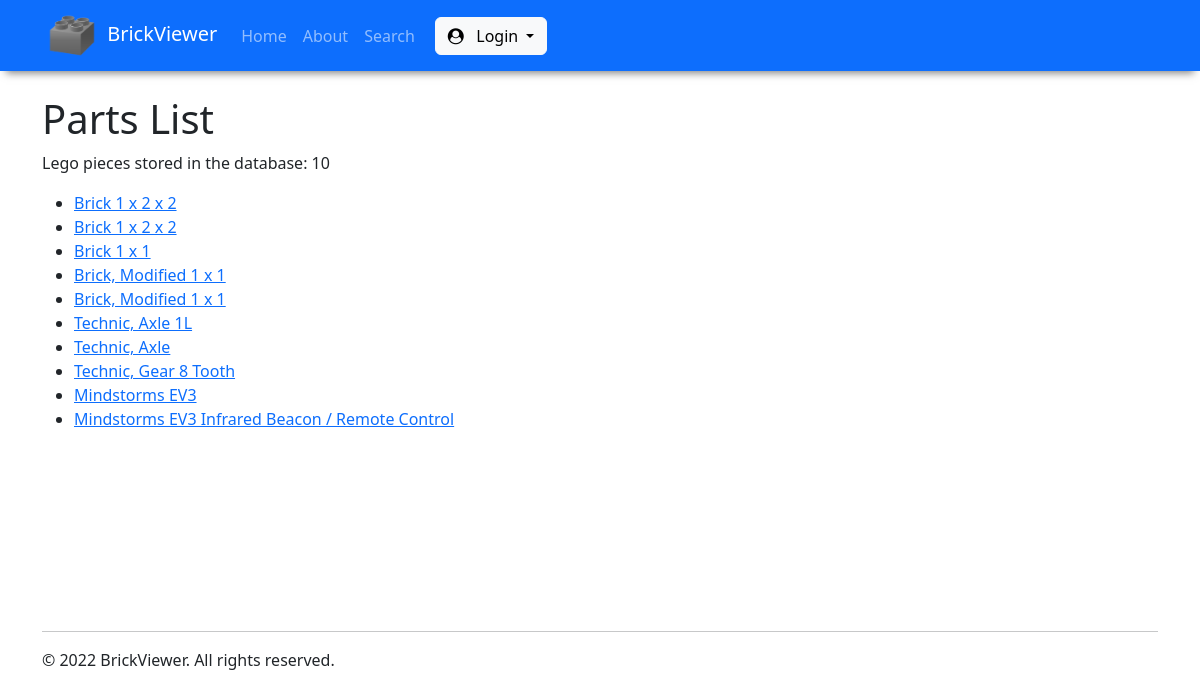
/catalog/lego_parts/, run on the app's committed database.
### catalog/models.py (models this page shows, shortened)
class LegoPart(models.Model):
    id = models.UUIDField(primary_key = True, default = uuid.uuid4)
    name = models.CharField(max_length = 50, help_text = "Type part name")
    description = models.TextField(max_length = 1000, help_text = "Type part description (up to 1000 characters)", blank = True)
    image = models.ImageField(blank = True, upload_to = 'images/')
    category = models.ForeignKey(Category, on_delete = models.PROTECT, null = True)
    subcategory = models.ForeignKey(Subcategory, on_delete = models.PROTECT, null = True)
    public_access = models.BooleanField(default = False)

### catalog/views.py (the view)
# urls.py: path('lego_parts/', views.LegoPartListView.as_view(), name = 'lego_parts'),
class LegoPartListView(generic.ListView):
    model = LegoPart

### catalog/templates/catalog/legopart_list.html (shortened to what this page needs)
{% extends 'base.html' %}
{% block content %}
    <h1>Parts List</h1>
    <p>
        Lego pieces stored in the database: {{ legopart_list.count }}
    </p>
    {% if legopart_list %}
        <ul>
            {% for part in legopart_list %}
                <li>
                    <a href="{{ part.pk }}">{{ part.name }}</a>
                </li>
            {% endfor %}
        </ul>
    {% else %}
        <p>There are no Lego parts in the database.</p>
    {% endif %}
{% endblock %}

### data on the page
LegoPart: name "Brick 1 x 2 x 2"
LegoPart: name "Brick 1 x 2 x 2"
LegoPart: name "Brick 1 x 1"
LegoPart: name "Brick, Modified 1 x 1"
LegoPart: name "Brick, Modified 1 x 1"
LegoPart: name "Technic, Axle 1L"
LegoPart: name "Technic, Axle"
LegoPart: name "Technic, Gear 8 Tooth"
LegoPart: name "Mindstorms EV3"
LegoPart: name "Mindstorms EV3 Infrared Beacon / Remote Control"

### other printed values
{{ legopart_list.count }} "10"
